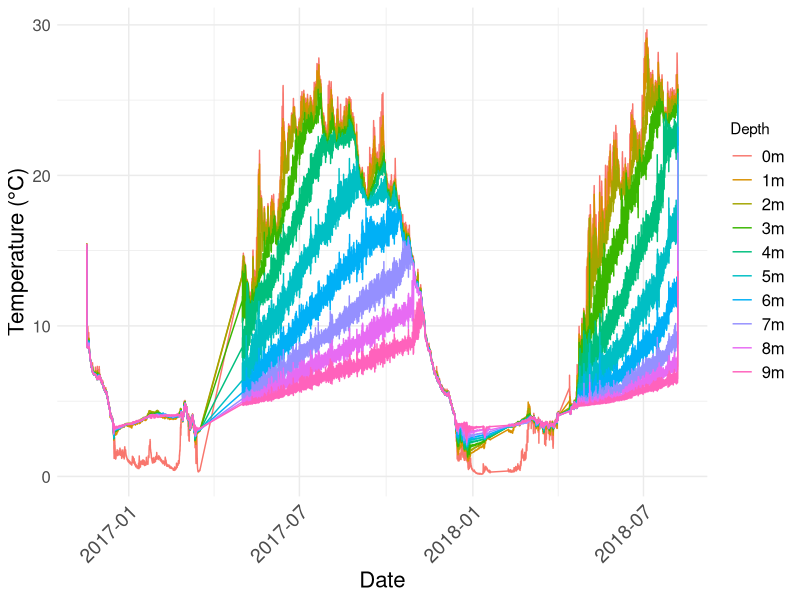
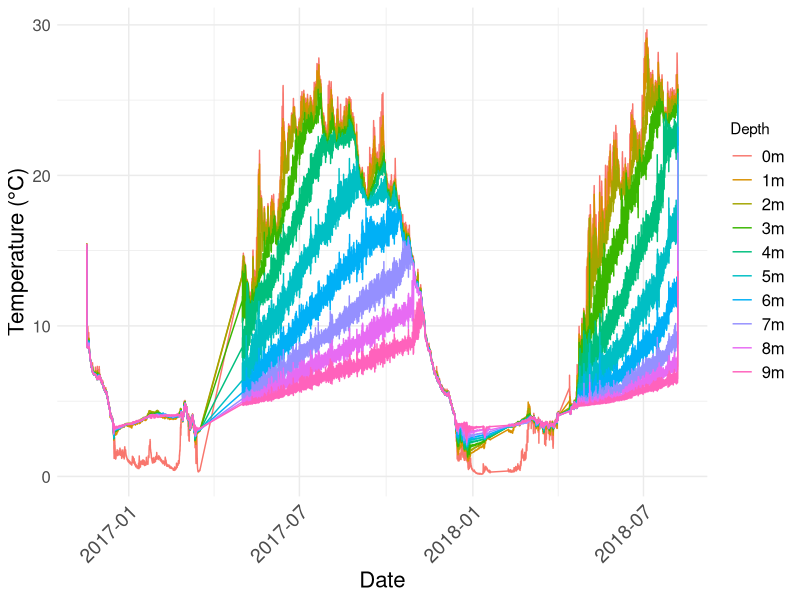

Here is the R script that generated these plots, in order:
# Title - Mohonk Stratification at 0m - 9m
# Description - This script calculates and plots the continuous temperature at different depths from sensor data.
# Author - Waheed Saroyia

# Load necessary libraries
library(tidyverse)
library(lubridate)

# Load the data
data <- read_csv(file.path('01_Data', 'MohonkSensor-AllData-01Apr2016to06Aug2018-ModifiedHeaders.csv'))

# Convert DateTime to POSIXct format
data$DateTime <- ymd_hms(data$DateTime)

# Filter data to start from 2016-11-17 12:15
data <- data %>% filter(DateTime >= ymd_hms("2016-11-17 12:15:00"))

# Reshape the data to long format
data_long <- data %>%
  select(DateTime, starts_with("Temp_")) %>%
  pivot_longer(cols = starts_with("Temp_"), names_to = "Depth", values_to = "Temperature")

# Remove 'Temp_' prefix from Depth names
data_long$Depth <- gsub("Temp_", "", data_long$Depth)

# Filter out negative temperature values
data_long <- data_long %>% filter(Temperature >= 0)

# Plot the data
plot <- ggplot(data_long, aes(x = DateTime, y = Temperature, color = Depth)) +
  geom_line() +
  labs(x = "Date",
       y = "Temperature (°C)",
       color = "Depth") +
  theme_minimal() +
  theme(
    axis.title = element_text(size = 16),        # Increase axis title font size
    axis.text = element_text(size = 12),         # Increase axis text font size
    axis.text.x = element_text(size = 14, angle = 45, hjust = 1), # Increase x-axis text font size and angle
    legend.text = element_text(size = 12),       # Increase legend text (depth labels) font size
    plot.title = element_blank()                 # Remove the plot title
  )

# Display the plot
print(plot)

# Save the plot as JPEG with specified dimensions
ggsave(file.path('03_Graphs','05_continuous_temp_all_depths.jpeg'), plot = plot, width = 12, height = 6, dpi = 300, device = "jpeg")
